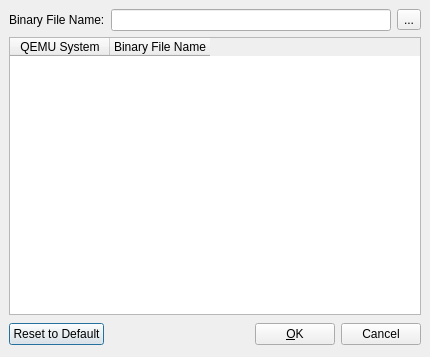
<ui version="4.0" >
 <author>Andrey Rijov</author>
 <class>QEMU_Binary_Window</class>
 <widget class="QDialog" name="QEMU_Binary_Window" >
  <property name="geometry" >
   <rect>
    <x>0</x>
    <y>0</y>
    <width>430</width>
    <height>357</height>
   </rect>
  </property>
  <property name="maximumSize" >
   <size>
    <width>430</width>
    <height>16777215</height>
   </size>
  </property>
  <property name="windowTitle" >
   <string>QEMU Binary</string>
  </property>
  <layout class="QVBoxLayout" >
   <property name="margin" >
    <number>9</number>
   </property>
   <property name="spacing" >
    <number>6</number>
   </property>
   <item>
    <layout class="QHBoxLayout" >
     <property name="margin" >
      <number>0</number>
     </property>
     <property name="spacing" >
      <number>6</number>
     </property>
     <item>
      <widget class="QLabel" name="Label_Binary_Name" >
       <property name="text" >
        <string>Binary File Name:</string>
       </property>
      </widget>
     </item>
     <item>
      <widget class="QLineEdit" name="Edit_Binary_Path" />
     </item>
     <item>
      <widget class="QToolButton" name="TB_Binary_Browse" >
       <property name="text" >
        <string>...</string>
       </property>
      </widget>
     </item>
    </layout>
   </item>
   <item>
    <widget class="QTableWidget" name="Table_QEMU_Systems" >
     <property name="editTriggers" >
      <set>QAbstractItemView::NoEditTriggers</set>
     </property>
     <property name="selectionMode" >
      <enum>QAbstractItemView::SingleSelection</enum>
     </property>
     <property name="selectionBehavior" >
      <enum>QAbstractItemView::SelectRows</enum>
     </property>
     <column>
      <property name="text" >
       <string>QEMU System</string>
      </property>
     </column>
     <column>
      <property name="text" >
       <string>Binary File Name</string>
      </property>
     </column>
    </widget>
   </item>
   <item>
    <layout class="QHBoxLayout" >
     <property name="margin" >
      <number>0</number>
     </property>
     <property name="spacing" >
      <number>6</number>
     </property>
     <item>
      <widget class="QPushButton" name="Button_Reset_Settings" >
       <property name="text" >
        <string>Reset to Default</string>
       </property>
      </widget>
     </item>
     <item>
      <spacer>
       <property name="orientation" >
        <enum>Qt::Horizontal</enum>
       </property>
       <property name="sizeHint" >
        <size>
         <width>151</width>
         <height>27</height>
        </size>
       </property>
      </spacer>
     </item>
     <item>
      <widget class="QPushButton" name="Button_OK" >
       <property name="text" >
        <string>&amp;OK</string>
       </property>
      </widget>
     </item>
     <item>
      <widget class="QPushButton" name="Button_Cancel" >
       <property name="text" >
        <string>Cancel</string>
       </property>
      </widget>
     </item>
    </layout>
   </item>
  </layout>
 </widget>
 <tabstops>
  <tabstop>Edit_Binary_Path</tabstop>
  <tabstop>TB_Binary_Browse</tabstop>
  <tabstop>Table_QEMU_Systems</tabstop>
  <tabstop>Button_Reset_Settings</tabstop>
  <tabstop>Button_OK</tabstop>
  <tabstop>Button_Cancel</tabstop>
 </tabstops>
 <includes/>
 <resources/>
 <connections>
  <connection>
   <sender>Button_Cancel</sender>
   <signal>clicked()</signal>
   <receiver>QEMU_Binary_Window</receiver>
   <slot>reject()</slot>
   <hints>
    <hint type="sourcelabel" >
     <x>413</x>
     <y>332</y>
    </hint>
    <hint type="destinationlabel" >
     <x>473</x>
     <y>319</y>
    </hint>
   </hints>
  </connection>
 </connections>
</ui>
